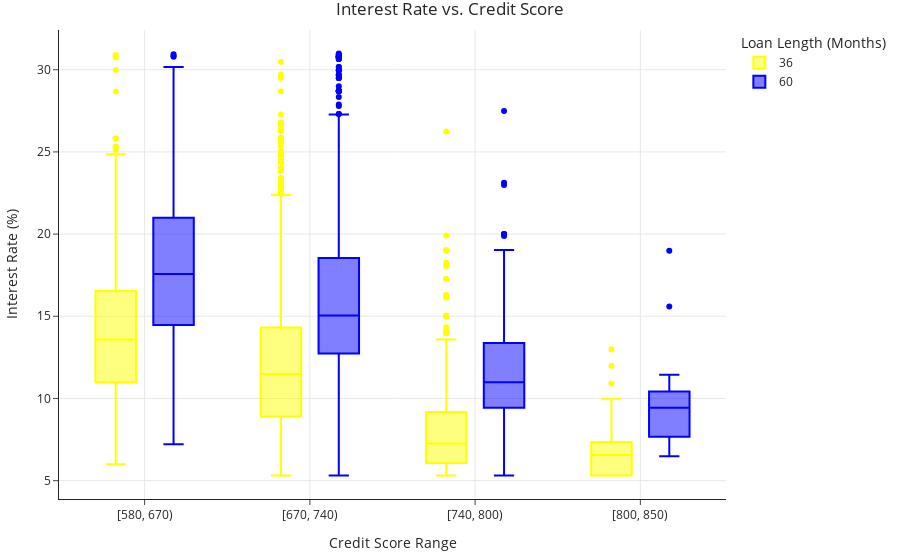

The notebook cell this image was saved under:
### Markdown cell above
Run the cell below to draw your boxplot. If you did everything correctly, it should look like the example above. Make sure to run this cell before moving forward, otherwise the tests won't work correctly.

### Code cell
q3_fig = create_boxplot(loans)
q3_fig

### Figure 1 — Plotly figure (JSON) as saved in the notebook; plotly's stock layout.template omitted (floating-point values rounded to 4 significant figures; data arrays with more than 128 entries replaced by an {"elided": "..."} marker saying what was removed)
{"data": [{"alignmentgroup": "True", "hovertemplate": "Loan Length (Months)=36<br>Credit Score Range=%{x}<br>Interest Rate (%)=%{y}<extra></extra>", "legendgroup": "36", "marker": {"color": "yellow"}, "name": "36", "notched": false, "offsetgroup": "36", "orientation": "v", "showlegend": true, "type": "box", "x": {"elided": "4233 str values"}, "x0": " ", "xaxis": "x", "y": {"elided": "4233 float values"}, "y0": " ", "yaxis": "y"}, {"alignmentgroup": "True", "hovertemplate": "Loan Length (Months)=60<br>Credit Score Range=%{x}<br>Interest Rate (%)=%{y}<extra></extra>", "legendgroup": "60", "marker": {"color": "blue"}, "name": "60", "notched": false, "offsetgroup": "60", "orientation": "v", "showlegend": true, "type": "box", "x": {"elided": "2067 str values"}, "x0": " ", "xaxis": "x", "y": {"elided": "2067 float values"}, "y0": " ", "yaxis": "y"}], "layout": {"autosize": true, "boxmode": "group", "legend": {"title": {"text": "Loan Length (Months)"}, "tracegroupgap": 0}, "title": {"text": "Interest Rate vs. Credit Score"}, "xaxis": {"anchor": "y", "autorange": true, "categoryarray": ["[580, 670)", "[670, 740)", "[740, 800)", "[800, 850)"], "categoryorder": "array", "domain": [0, 1], "range": [-0.5139, 3.514], "title": {"text": "Credit Score Range"}, "type": "category"}, "yaxis": {"anchor": "x", "autorange": true, "domain": [0, 1], "range": [3.883, 32.42], "title": {"text": "Interest Rate (%)"}, "type": "linear"}}}
